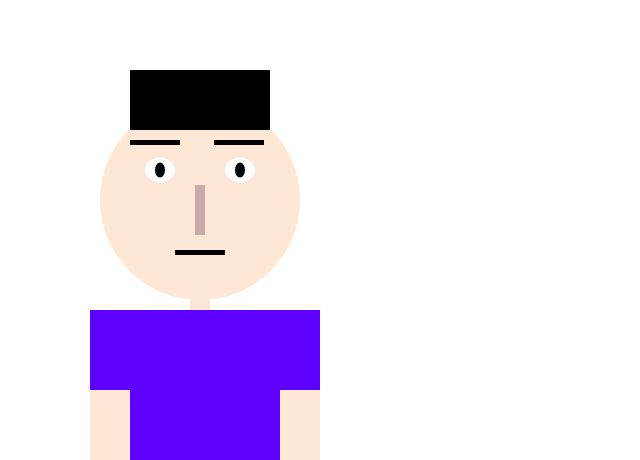
Frame 1 (no input)
Frame 60 (no input): identical to frame 1, image omitted
Frame 120 (the mouse pressed at the canvas centre since frame 60): identical to frame 1, image omitted

The p5.js sketch that drew this single still picture (run headless with seeded random() and noise() and a simulated clock; from frame 60 on, the mouse is pressed at the canvas centre):

// p5.js sketch
// ── sketch.js
function setup() {
    createCanvas(640, 460);
}
function draw() {
    background("white");
    noStroke();
    
    
    
    fill("#ffe7d6");
    ellipse(200,200,200,200);
    
    fill("white");
    ellipse(160,170,30,25);
    
    fill("white");
    ellipse(240,170,30,25);
    
     fill("black");
    ellipse(240,170,10,15);
    
    fill("black");
    ellipse(160,170,10,15);
    

    
     fill("#c9a9a9");
    rect(195,185,10,50);
    
    fill("black");
    rect(175,250,50,5);
    
     fill("black");
    rect(214,140,50,5);
    
      fill("black");
    rect(130,140,50,5);
    
     fill("black");
    rect(130,70,140,60);
    
    fill("#ffe7d6");
    rect(190,260,20,60);
    
     fill("#5d00ff");
    rect(130,310,150,150);
    
    fill("#ffe7d6");
    rect(280,310,40,150);
    
    fill("#ffe7d6");
    rect(90,310,40,150);
    
    
    
     fill("#5d00ff");
    rect(90,310,50,80);
    
    fill("#5d00ff");
    rect(270,310,50,80);
    
     
    
    
    
}
